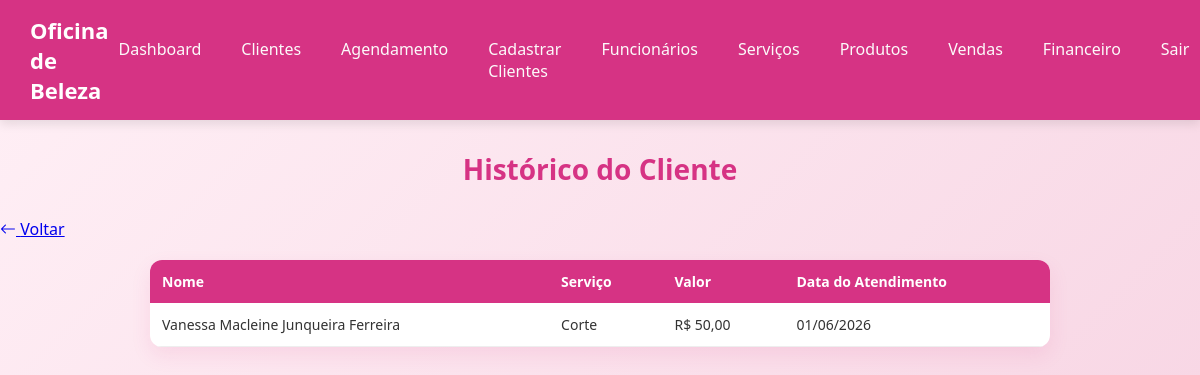
Before: /historico-clientes.php?id=3 with the older database file.
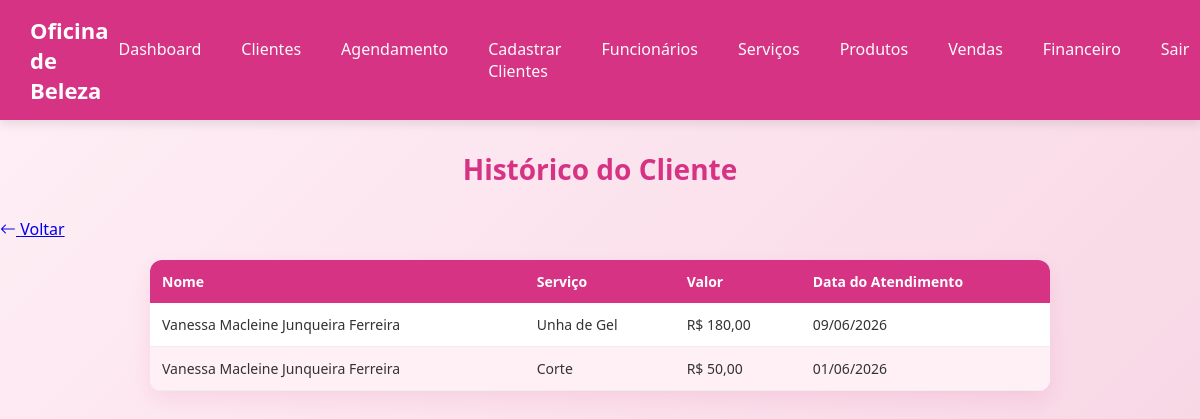
After: the same page with the newer database file.
### tables this page shows
CREATE TABLE IF NOT EXISTS `tb_agendamento` (
  `id` int(11) NOT NULL AUTO_INCREMENT,
  `id_cliente` int(11) NOT NULL,
  `id_funcionario` int(11) NOT NULL,
  `id_servico` int(11) NOT NULL,
  `data` date NOT NULL DEFAULT current_timestamp(),
  `hora` time NOT NULL DEFAULT current_timestamp(),
  `valor` decimal(10,2) NOT NULL,
  `ativo` tinyint(4) NOT NULL DEFAULT 1,
  PRIMARY KEY (`id`),
  KEY `fk_id_cliente` (`id_cliente`),
  KEY `fk_id_funcionario` (`id_funcionario`),
  KEY `fk_id_servico` (`id_servico`),
  CONSTRAINT `fk_id_cliente` FOREIGN KEY (`id_cliente`) REFERENCES `tb_cliente` (`id`) ON DELETE NO ACTION ON UPDATE NO ACTION,
  CONSTRAINT `fk_id_funcionario` FOREIGN KEY (`id_funcionario`) REFERENCES `tb_funcionario` (`id`) ON DELETE NO ACTION ON UPDATE NO ACTION,
  CONSTRAINT `fk_id_servico` FOREIGN KEY (`id_servico`) REFERENCES `tb_servico` (`id`) ON DELETE NO ACTION ON UPDATE NO ACTION
);

CREATE TABLE IF NOT EXISTS `tb_cliente` (
  `id` int(11) NOT NULL AUTO_INCREMENT,
  `nome` varchar(200) NOT NULL,
  `data_nascimento` date NOT NULL,
  `endereco` varchar(150) NOT NULL,
  `email` varchar(200) NOT NULL,
  `telefone` varchar(15) NOT NULL,
  `cidade` varchar(150) NOT NULL,
  `estado` varchar(100) NOT NULL,
  `data_cadastro` datetime NOT NULL DEFAULT current_timestamp(),
  `ativo` tinyint(4) NOT NULL DEFAULT 1,
  PRIMARY KEY (`id`),
  UNIQUE KEY `email` (`email`)
);

CREATE TABLE IF NOT EXISTS `tb_servico` (
  `id` int(11) NOT NULL AUTO_INCREMENT,
  `nome_servico` varchar(200) NOT NULL,
  `descricao` text NOT NULL,
  `preco` decimal(10,2) NOT NULL,
  `duracao` varchar(50) NOT NULL,
  `categoria` enum('Cabelo','Unha','Sobrancelha','Maquiagem') NOT NULL,
  `data_cadastro` datetime NOT NULL DEFAULT current_timestamp(),
  `ativo` tinyint(4) NOT NULL DEFAULT 1,
  PRIMARY KEY (`id`)
);

### historico-clientes.php (the view, shortened to what this page needs)
<?php
require_once 'backend/conexao.php';
try {
    $id = $_GET['id'];
    $sql = "
        SELECT
            c.nome,
            s.nome_servico,
            a.valor,
            a.data
        FROM tb_agendamento a
        INNER JOIN tb_cliente c
            ON a.id_cliente = c.id
        INNER JOIN tb_servico s
            ON a.id_servico = s.id
        WHERE a.id_cliente = ?
        ORDER BY a.data DESC
    ";
    $comando = $conexao->prepare($sql);
    $comando->execute([$id]);
    $agendamentos = $comando->fetchAll(PDO::FETCH_ASSOC);
} catch (PDOException $erro) {
    error_log($erro->getMessage());
    echo "Não foi possível buscar os dados";
}
?>
<!DOCTYPE html>
<html lang="pt-br">
<head>
    <link rel="stylesheet" href="assets/css/style.css">
    <link rel="stylesheet" href="assets/css/funcionario/clientes.css">
    <link rel="stylesheet" href="https://cdn.jsdelivr.net/npm/bootstrap-icons@1.11.3/font/bootstrap-icons.min.css">
</head>
<body>
    <?php require_once 'includes/header.php'; ?>
    <main>
        <div class="container">
            <h1 class="titulo-pagina">Histórico do Cliente</h1>
            <a href="lista-clientes.php" class="btn-voltar">
                <i class="bi bi-arrow-left"></i> Voltar
            </a>
            <?php if (empty($agendamentos)) : ?>
                <p class="sem-registro">
                    Este cliente ainda não possui atendimentos cadastrados.
                </p>
            <?php else : ?>
                <div class="table-container">
                    <table>
                        <thead>
                            <tr>
                                <th>Nome</th>
                                <th>Serviço</th>
                                <th>Valor</th>
                                <th>Data do Atendimento</th>
                            </tr>
                        </thead>
                        <tbody>
                            <?php foreach ($agendamentos as $agendamento) : ?>
                                <tr>
                                    <td>
                                        <?= $agendamento['nome'] ?>
                                    </td>
                                    <td>
                                        <?= $agendamento['nome_servico'] ?>
                                    </td>
                                    <td>
                                        R$ <?= number_format($agendamento['valor'], 2, ',', '.') ?>
                                    </td>
                                    <td>
                                        <?= date('d/m/Y', strtotime($agendamento['data'])) ?>
                                    </td>
                                </tr>
                            <?php endforeach; ?>
                        </tbody>
                    </table>
                </div>
            <?php endif; ?>
        </div>
    </main>
</body>
</html>

Changed rows visible on the page:
added tb_agendamento: id_cliente.nome "Vanessa Macleine Junqueira Ferreira", id_servico.nome_servico "Unha de Gel", valor "180,00", data "09/06/2026"
